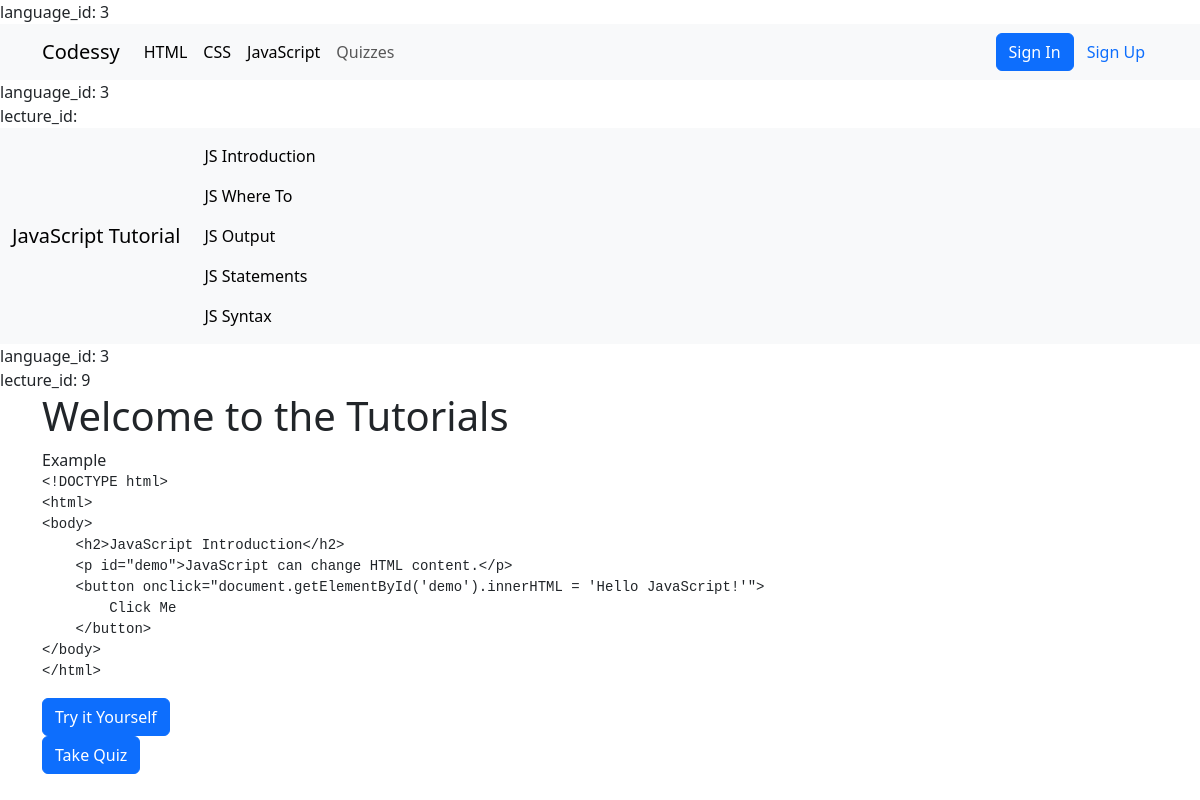
/lectures.php?language_id=3, run on the app's committed database.
### tables this page shows
CREATE TABLE `programing_language` (
  `id` int(11) NOT NULL,
  `language_name` varchar(255) NOT NULL,
  `created_at` date NOT NULL
);

CREATE TABLE `lectures` (
  `id` int(11) NOT NULL,
  `admin_id` int(11) NOT NULL,
  `language_id` int(11) NOT NULL,
  `lecture_title` varchar(255) NOT NULL,
  `lecture_code` text NOT NULL,
  `created_at` date NOT NULL
);

### config.php (called while the page is built, shortened)
<?php
class Database {
    private $pdo;
    public function __construct() {
        try {
            $this->pdo = new PDO("mysql:host=" . DB_SERVER . ";dbname=" . DB_NAME, DB_USERNAME, DB_PASSWORD);
            $this->pdo->setAttribute(PDO::ATTR_ERRMODE, PDO::ERRMODE_EXCEPTION);
        } catch(PDOException $e) {
            die("ERROR: Could not connect. " . $e->getMessage());
        }
    }
    public function query($sql) {
        try {
            $stmt = $this->pdo->prepare($sql);
            $stmt->execute();
            return $stmt;
        } catch(PDOException $e) {
            return false;
        }
    }
}
$pdo = new Database();
?>

### lectures.php (the view, shortened to what this page needs)
<?php
require_once 'nav.php';
require_once 'config.php';
$id = $_GET['language_id'] ;
echo "language_id: " . htmlspecialchars($id) . "<br>";
$lecture_id = isset($_GET['lecture_id']);
if (!isset($lecture_id)) {
    $lecture_id = 1;
} else {
    $lecture_id = isset($_GET['lecture_id']);
}
echo "lecture_id: " . htmlspecialchars($lecture_id) . "<br>";
?>
<!DOCTYPE html>
<html lang="en">
<head>
</head>
<body>
   <nav class="navbar navbar-expand-lg bg-body-tertiary">
  <div class="container-fluid">
    <?php
    $result = $pdo->query("SELECT * FROM programing_language WHERE id = " . intval($id));
    foreach ($result as $row) { ?>
        <label class="navbar-brand" ><?php echo htmlspecialchars($row['language_name']); ?> Tutorial</label>
    <?php } ?>
    <div class="collapse navbar-collapse" id="navbarNav">
      <ul class="navbar-nav">
        <li class="nav-item">
          <?php
          $result = $pdo->query("SELECT * FROM  lectures WHERE language_id = " . intval($id));
          foreach ($result as $row) { ?>
            <a class="nav-link active" aria-current="page" href="lectures.php?lecture_id=<?php echo htmlspecialchars($row['id']); ?>&language_id=<?php echo htmlspecialchars($id); ?>"><?php echo htmlspecialchars($row['lecture_title']); ?></a>
          <?php } ?>
        </li>
      </ul>
    </div>
  </div>
</nav>
<?php
$id = $_GET['language_id'] ;
$lecture_id = 0;
if (!isset($_GET['lecture_id'])) {
  $sql="SELECT id FROM lectures WHERE language_id = " . intval($id) . " LIMIT 1";
  $result = $pdo->query($sql);
  $lecture_id = $result->fetchColumn();
} else {
  $lecture_id = $_GET['lecture_id'];
}
echo "language_id: " . htmlspecialchars($id) . "<br>";
echo "lecture_id: " . htmlspecialchars($lecture_id) . "<br>";
?>
<div class="container">
  <h1>Welcome to the  Tutorials</h1>
    <div class="left">
        <div>
            <label for="">Example</label>
        </div>
        <?php
        $result = $pdo->query("SELECT lecture_code FROM lectures JOIN programing_language ON lectures.language_id = programing_language.id WHERE lectures.id = " . intval($lecture_id) . " AND programing_language.id = " . intval($id));
        foreach ($result as $row) { ?>
            <div class="example">
                <pre><code><?php echo htmlspecialchars($row['lecture_code']); ?></code></pre>
            </div>
        <?php } ?>
        <div class="button">
            <a href="run.php?language_id=<?php echo htmlspecialchars($id); ?>&lecture_id=<?php echo htmlspecialchars($lecture_id); ?>" class="btn btn-primary">Try it Yourself</a>
        </div>
        <div class="button">
          <a href="quiz.php?lecture_id=<?php echo htmlspecialchars($lecture_id); ?>&language_id=<?php echo htmlspecialchars($id); ?>" class="btn btn-primary">Take Quiz</a>
        </div>
    </div>
</div>
</body>
</html>

### nav.php (shortened to what this page needs)
<?php
require_once 'config.php';
if(isset($_GET['language_id'])) {
    echo "language_id: " . htmlspecialchars($_GET['language_id']) . "<br>";
} else{
$_GET['language_id'] = 1;
}
?>
<!DOCTYPE html>
<html lang="en">
<head>
        <link href="https://cdn.jsdelivr.net/npm/bootstrap@5.3.6/dist/css/bootstrap.min.css" rel="stylesheet">
        <link rel="stylesheet" href="https://cdn.jsdelivr.net/npm/bootstrap-icons@1.11.3/font/bootstrap-icons.css">
</head>
<body>
    <nav class="navbar navbar-expand-lg bg-body-tertiary">
  <div class="container">
    <a class="navbar-brand" href="#">Codessy</a>
    <div class=" collapse navbar-collapse" id="navbarSupportedContent">
      <ul class="navbar-nav me-auto mb-2 mb-lg-0">
      <?php
      $result = $pdo->query("SELECT * FROM programing_language");
      foreach ($result as $row) { ?>
        <li class="nav-item">
          <a class="nav-link active" aria-current="page" href="lectures.php?language_id=<?php echo htmlspecialchars($row['id']); ?>"><?php echo htmlspecialchars($row['language_name']); ?></a>
        </li>
      <?php }
      ?>
        <li class="nav-item">
          <a class="nav-link" href="quiz.php?language_id=<?php echo htmlspecialchars($row['id']); ?>">Quizzes</a>
        </li>
      </ul>
      <?php
      if(!isset($_SESSION['username']) ) { ?>
       <div class="d-flex" role="search">
        <a href="login.php" class="btn btn-primary">Sign In</a>
        <a href="sign_up.php" class="btn text-primary">Sign Up</a>
      </div>
      <?php } else if(isset($_SESSION['username'])) { ?>
         <div class="dropdown">
        <button class="btn btn-secondary dropdown-toggle rounded-pill" type="button" id="dropdownMenuButton" data-bs-toggle="dropdown" aria-expanded="false">
          <i class="bi bi-person"></i>
        </button>
        <ul class="dropdown-menu dropdown-menu-start" aria-labelledby="dropdownMenuButton">
          <li><a href=""><?php echo htmlspecialchars($session->userID); ?></a></li>
          <li><a class="dropdown-item" href="profile.php">Profile</a></li>
          <li><a class="dropdown-item" href="user_dashboard.php">Dashboard</a></li>
          <li><a class="dropdown-item" href="?logout">Logout</a></li>
        </ul>
      </div>
      <?php } ?>
    </div>
  </div>
</nav>
</body>
</html>

### data on the page
programing_language: language_name "HTML"
programing_language: language_name "CSS"
programing_language: language_name "JavaScript"
lectures: lecture_title "JS Introduction", id "9", lecture_code "<!DOCTYPE html> <html> <body> <h2>JavaScript Introduction</h2> <p id=\"demo\">JavaScript can change HTML content.</p> <button onclick=\"document.getElementById('demo').innerHTML = 'Hello JavaScript!'\"> Click Me </button> </body> </html>"
lectures: lecture_title "JS Where To"
lectures: lecture_title "JS Output"
lectures: lecture_title "JS Statements"
lectures: lecture_title "JS Syntax"

### other printed values
$_GET['language_id'] "3"
$id "3"
